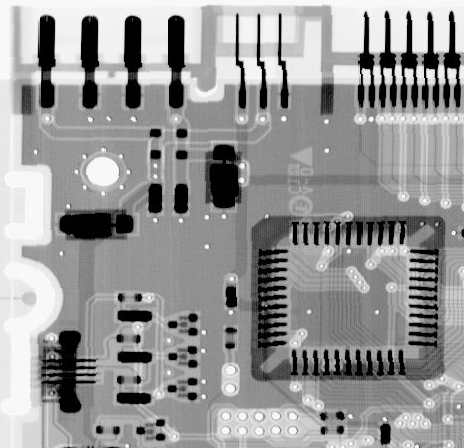
#> input picture hw2/noisy image/Fig0507(a)(ckt-board-orig).jpg, 464 x 448 px, found by its file name
$ jupyter execute 'Canny Edge.ipynb'
#> lines starting #> are read from the running program, lines starting #| are printed output that depends on the picture
[cell 1]
import cv2
import numpy as np

[cell 2]
img = cv2.imread('Fig0507(a)(ckt-board-orig).jpg')
#> img is the input picture: shape (448, 464, 3); min 0, max 255, mean 150.8

# out = cv2.Canny(img, 50, 200)
# out2 = cv2.Canny(img, 100, 200)
# out3 = cv2.Canny(img, 0, 200)

out = cv2.Canny(img, 50, 200)
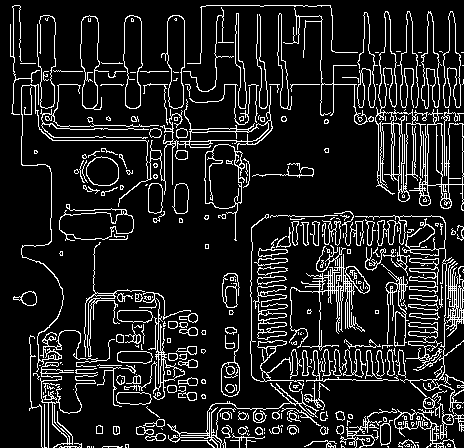
#> out: shape (448, 464); 12.7% white in thin lines or dots
out2 = cv2.Canny(img, 50, 100)
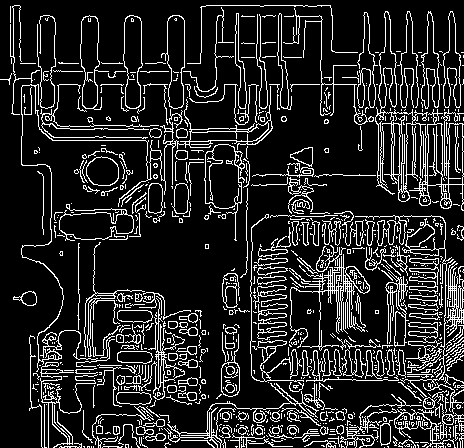
#> out2: shape (448, 464); 15.2% white in thin lines or dots
out3 = cv2.Canny(img, 50, 250)
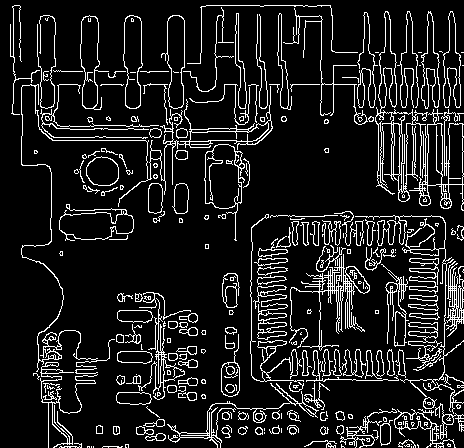
#> out3: shape (448, 464); 11.7% white in thin lines or dots

cv2.imshow('50 200', out)
cv2.imshow('50 100', out2)
cv2.imshow('50 250', out3)


cv2.waitKey(0)
cv2.destroyAllWindows()
